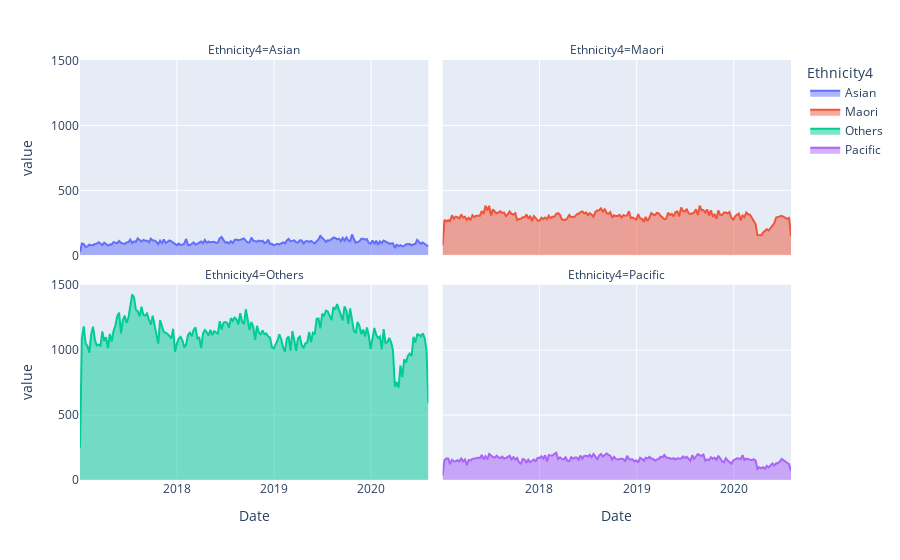

Notebook code for this chart:
### Code cell
#weekly by ethnicity
import plotly.express as px
Week_Ethnic = df.groupby(['Ethnicity4', pd.Grouper(key='Date', freq='W-MON')])[['Number']].sum()
#Flattend file
Week_Ethnic = pd.DataFrame(Week_Ethnic.to_records())
Week_Ethnic['Date'] = pd.to_datetime(Week_Ethnic['Date'], format='%d/%m/%Y')
Week_Ethnic=Week_Ethnic.sort_values(['Date', 'Ethnicity4'], ascending=[True, True])
Week_Ethnic=Week_Ethnic.pivot(index='Date', columns='Ethnicity4', values='Number')
#df = px.data.stocks(indexed=True)-1
fig = px.area(Week_Ethnic, facet_col="Ethnicity4", facet_col_wrap=2)
fig.show()

### Figure 1 — Plotly figure (JSON) as saved in the notebook; plotly's stock layout.template omitted (floating-point values rounded to 4 significant figures; data arrays with more than 128 entries replaced by an {"elided": "..."} marker saying what was removed)
{"data": [{"hovertemplate": "Ethnicity4=Asian<br>Date=%{x}<br>value=%{y}<extra></extra>", "legendgroup": "Asian", "line": {"color": "#636efa"}, "mode": "lines", "name": "Asian", "orientation": "v", "showlegend": true, "stackgroup": "1", "type": "scatter", "x": {"elided": "188 str values"}, "xaxis": "x3", "y": {"elided": "188 int values"}, "yaxis": "y3"}, {"hovertemplate": "Ethnicity4=Maori<br>Date=%{x}<br>value=%{y}<extra></extra>", "legendgroup": "Maori", "line": {"color": "#EF553B"}, "mode": "lines", "name": "Maori", "orientation": "v", "showlegend": true, "stackgroup": "1", "type": "scatter", "x": {"elided": "188 str values"}, "xaxis": "x4", "y": {"elided": "188 int values"}, "yaxis": "y4"}, {"hovertemplate": "Ethnicity4=Others<br>Date=%{x}<br>value=%{y}<extra></extra>", "legendgroup": "Others", "line": {"color": "#00cc96"}, "mode": "lines", "name": "Others", "orientation": "v", "showlegend": true, "stackgroup": "1", "type": "scatter", "x": {"elided": "188 str values"}, "xaxis": "x", "y": {"elided": "188 int values"}, "yaxis": "y"}, {"hovertemplate": "Ethnicity4=Pacific<br>Date=%{x}<br>value=%{y}<extra></extra>", "legendgroup": "Pacific", "line": {"color": "#ab63fa"}, "mode": "lines", "name": "Pacific", "orientation": "v", "showlegend": true, "stackgroup": "1", "type": "scatter", "x": {"elided": "188 str values"}, "xaxis": "x2", "y": {"elided": "188 int values"}, "yaxis": "y2"}], "layout": {"annotations": [{"font": {}, "showarrow": false, "text": "Ethnicity4=Others", "x": 0.245, "xanchor": "center", "xref": "paper", "y": 0.465, "yanchor": "bottom", "yref": "paper"}, {"font": {}, "showarrow": false, "text": "Ethnicity4=Pacific", "x": 0.755, "xanchor": "center", "xref": "paper", "y": 0.465, "yanchor": "bottom", "yref": "paper"}, {"font": {}, "showarrow": false, "text": "Ethnicity4=Asian", "x": 0.245, "xanchor": "center", "xref": "paper", "y": 1.0, "yanchor": "bottom", "yref": "paper"}, {"font": {}, "showarrow": false, "text": "Ethnicity4=Maori", "x": 0.755, "xanchor": "center", "xref": "paper", "y": 1.0, "yanchor": "bottom", "yref": "paper"}], "legend": {"title": {"text": "Ethnicity4"}, "tracegroupgap": 0}, "margin": {"t": 60}, "xaxis": {"anchor": "y", "domain": [0, 0.49], "title": {"text": "Date"}}, "xaxis2": {"anchor": "y2", "domain": [0.51, 1], "matches": "x", "title": {"text": "Date"}}, "xaxis3": {"anchor": "y3", "domain": [0, 0.49], "matches": "x", "showticklabels": false}, "xaxis4": {"anchor": "y4", "domain": [0.51, 1], "matches": "x", "showticklabels": false}, "yaxis": {"anchor": "x", "domain": [0, 0.465], "title": {"text": "value"}}, "yaxis2": {"anchor": "x2", "domain": [0, 0.465], "matches": "y", "showticklabels": false}, "yaxis3": {"anchor": "x3", "domain": [0.535, 1.0], "matches": "y", "title": {"text": "value"}}, "yaxis4": {"anchor": "x4", "domain": [0.535, 1.0], "matches": "y", "showticklabels": false}}}
